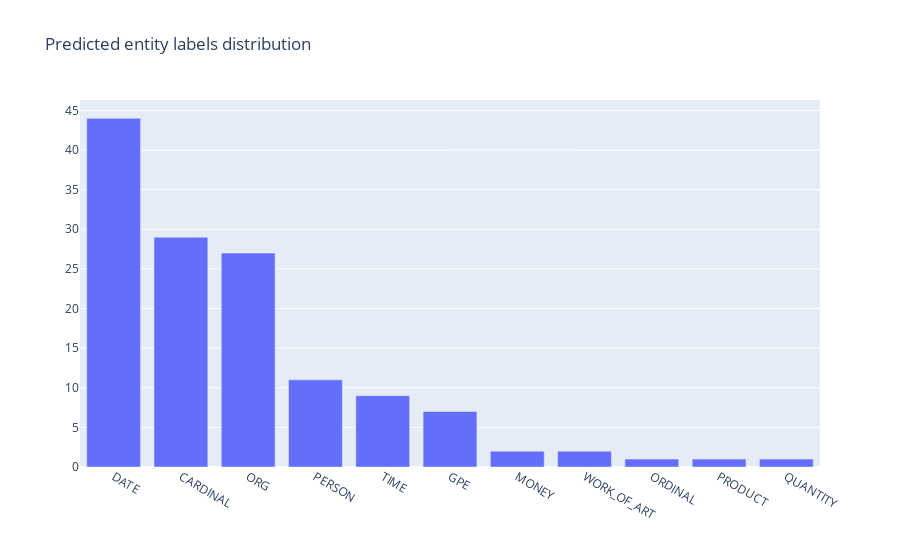

The cell this chart's notebook holds for it:
### Code cell
from rubrix.metrics.token_classification import entity_labels

entity_labels(name="spacy_sm_wnut17").visualize()

### Figure 1 — Plotly figure (JSON) as saved in the notebook; plotly's stock layout.template omitted (floating-point values rounded to 4 significant figures)
{"data": [{"type": "bar", "x": ["DATE", "CARDINAL", "ORG", "PERSON", "TIME", "GPE", "MONEY", "WORK_OF_ART", "ORDINAL", "PRODUCT", "QUANTITY"], "y": [44, 29, 27, 11, 9, 7, 2, 2, 1, 1, 1]}], "layout": {"autosize": true, "title": {"text": "Predicted entity labels distribution"}, "xaxis": {"autorange": true, "range": [-0.5, 10.5], "title": {"text": ""}, "type": "category"}, "yaxis": {"autorange": true, "range": [0, 46.32], "title": {"text": ""}, "type": "linear"}}}
